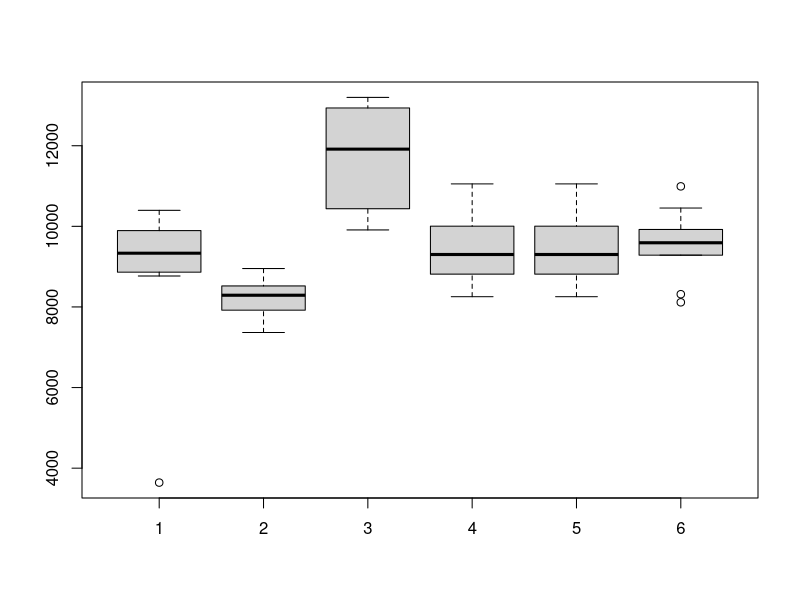

Source code (R):
evals.i64.p128.r64.R1 <- read.table('evals-R-i64-p128-r64-r1.dat')
evals.i64.p128.r64.R2 <- read.table('evals-R-i64-p128-r64-r2.dat')
evals.i64.p128.r32.R3 <- read.table('evals-R-i64-p128-r32-R3.dat')
evals.i64.p128.r32.R4 <- read.table('evals-R-i64-p128-r32-R4.dat')
evals.ip128.r32.R3 <- read.table('evals-R-ip128-r32-R3.dat')
evals.base <- read.table('../GECCO/evals-ip128-e16-r64.dat')
boxplot( evals.base$V1,
        evals.i64.p128.r64.R1$V1, evals.i64.p128.r64.R2$V1,
         evals.i64.p128.r32.R3$V1, evals.i64.p128.r32.R3$V1,
        evals.ip128.r32.R3$V1  )
